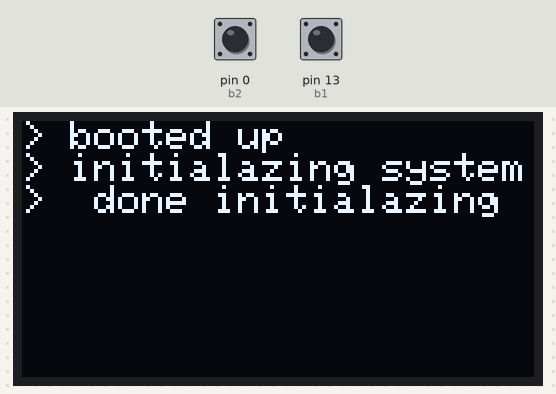
Bench run of a sketch on a simulated Arduino Uno, built with avr-gcc and run on an emulated ATmega328P. Parts: 128×64 one-colour display. The inputs (shaded band) are chosen by the test bench; at power-on: pin 0 (b2) HIGH, pin 13 (b1) HIGH. Random numbers use the default seed unless the sketch sets one.

Above: at 4.3 s.
At 12.7 s:
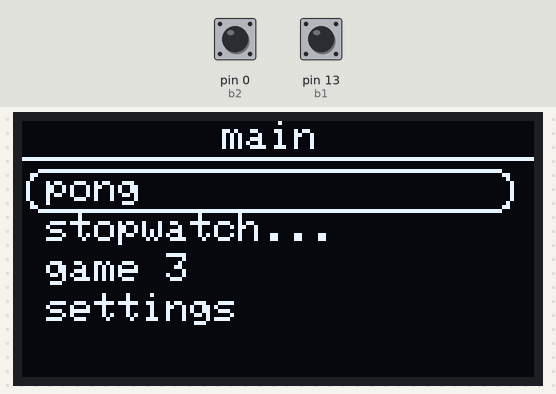
12.8 s: pin 0 (b2) pulled LOW for 1 s
At 13.07 s:
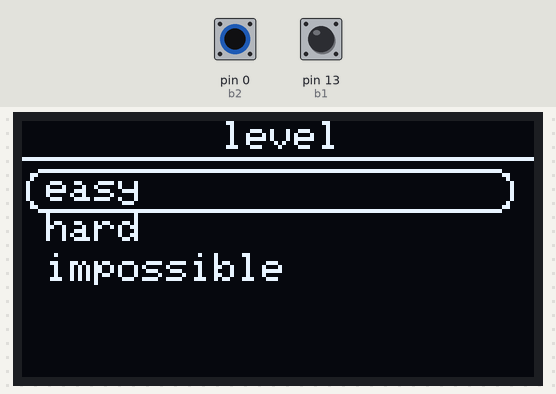
15.3 s: pin 13 (b1) pulled LOW for 0.15 s
18.4 s: pin 0 (b2) pulled LOW for 3.2 s
23.1 s: pin 13 (b1) pulled LOW for 1 s
25.6 s: pin 0 (b2) driven LOW and pin 13 (b1) driven LOW
At 28.22 s:
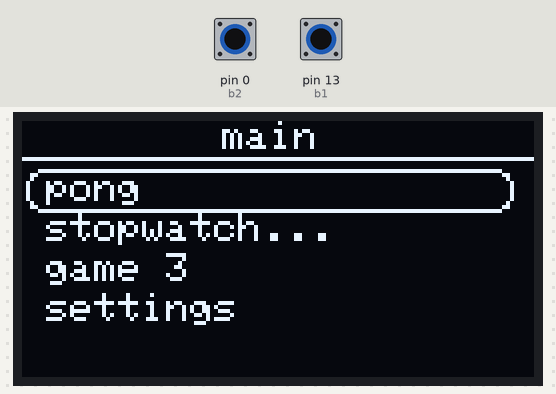
28.6 s: pin 0 (b2) driven HIGH
At 29.01 s:
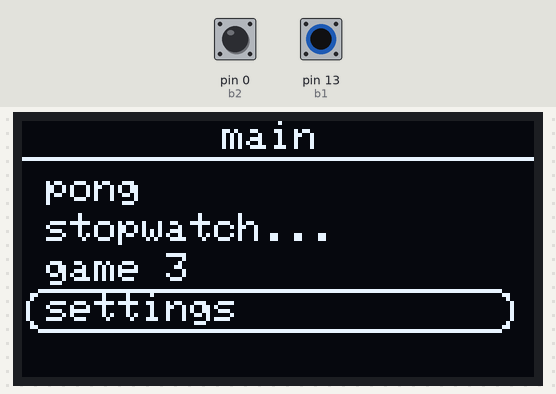

Measured:
- after the input at 12.8 s, the display: changes after 0.07 s (image 2)
- what the display in image 0 shows lasts 0.7 s, from 4.3 s to 5.0 s
- what the display in image 2 shows lasts 0.4 s, from 12.9 s to 13.3 s

The sketch:

pong_console.ino
```cpp
#include <Wire.h>
#include <Adafruit_GFX.h>
#include <Adafruit_SSD1306.h>

Adafruit_SSD1306 display(128, 64, &Wire, -1);


#define ball_delay  49
#define score_dsp_delay  2
#define menu_delay  399
#define pallet_delay 19


byte selY = 12;
boolean b1;
boolean b2;

//boolean up;
//boolean down;
//boolean left;
//boolean right;
//boolean a;
//boolean buttonB;
//byte aa;
//boolean bButton = 0;
byte location = 0;
unsigned long sec;

//pong vars
byte y = 32;
byte x = 64;
byte bx = 2;
byte by = 2;
byte p1_score = 0;
byte p2_score = 0;
byte p1_pallet_y = 32;
byte p2_pallet_y = 32;
byte players = 2;
byte goal;
byte dif = 3;
byte p1_score1 = 0;
byte p2_score2 = 0;
byte yscore = 15;
byte xscore1 = 40;
byte xscore2 = 68;
boolean needRand = 0;
boolean sound = 0;
unsigned long delai;


//stopwatch vars
unsigned long startTime;
bool stTimeB = 1;
unsigned long millisec;
byte seconds;
byte minutes;
byte hours;

void load(){
  display.setTextSize(1);
  display.setTextColor(WHITE);

  display.clearDisplay();
  display.setCursor(0, 0);
  display.println("> booted up");
  display.display();
  delay(1000);

  display.setCursor(0, 8);
  display.println("> initialazing system>");
  display.display();

  for(byte i = 0; i <= 5; i++){
    display.setCursor(6, 8*2);
    if(i % 2 == 0){
      display.setTextColor(WHITE);
    } else{
      display.setTextColor(BLACK);
    }
    display.print("_");
    display.display();
    delay(500);
  }

  display.setCursor(6, 8*2);
  display.setTextColor(WHITE);
  display.println("  done initialazing");
  display.display();
  delay(700);

  display.setCursor(0, 8*3);
  display.print("> starting execution >");
  display.display();

  for(byte i = 0; i <= 5; i++){
    display.setCursor(6, 8*4);
    if(i % 2 == 0){
      display.setTextColor(WHITE);
    } else{
      display.setTextColor(BLACK);
    }
    display.print("_");
    display.display();
    delay(500);
  }

  display.setCursor(6, 8*4);
  display.setTextColor(WHITE);
  display.print(" enjoy ");
  display.write(0x03);;
  display.display();
  delay(700);

  for(byte i = 0; i<96; i++){
    display.clearDisplay();
    display.setTextSize(1); // set text size to 2
    display.setTextColor(WHITE); // set text color to white
    display.setCursor(35, 18); // set cursor position
    display.println("loading..."); // print text
    display.drawRect(14, 30, 100, 14, WHITE);
    display.fillRect(16, 32, i, 10, WHITE);
    display.display();
  }
}

static const unsigned char PROGMEM bitmap[] = {

0x40, 0x00, 0x00, 0x00, 0x00, 0x00, 0x00, 0x00, 0x00, 0x00, 0x00, 0x00, 0x00, 0x00, 0x00, 0x02,
  0xe1, 0x00, 0x00, 0x00, 0x00, 0x00, 0x00, 0x00, 0x00, 0x00, 0x00, 0x00, 0x00, 0x00, 0x01, 0x07,
  0x48, 0x00, 0x00, 0x00, 0x00, 0x00, 0x00, 0x00, 0x00, 0x00, 0x00, 0x00, 0x00, 0x00, 0x00, 0x12,
  0x14, 0x00, 0x00, 0x00, 0x00, 0x00, 0x00, 0x00, 0x00, 0x00, 0x00, 0x00, 0x00, 0x00, 0x00, 0x28,
  0x22, 0x00, 0x00, 0x00, 0x00, 0x00, 0x00, 0x00, 0x00, 0x00, 0x00, 0x00, 0x00, 0x00, 0x00, 0x44,
  0x49, 0x00, 0x00, 0x00, 0x00, 0x00, 0x00, 0x00, 0x00, 0x00, 0x00, 0x00, 0x00, 0x00, 0x00, 0x92,
  0x22, 0x00, 0x00, 0x00, 0x00, 0x00, 0x00, 0x00, 0x00, 0x00, 0x00, 0x00, 0x00, 0x00, 0x00, 0x44,
  0x14, 0x00, 0x00, 0x00, 0x00, 0x00, 0x00, 0x00, 0x00, 0x00, 0x00, 0x00, 0x00, 0x00, 0x00, 0x28,
  0x09, 0x00, 0x00, 0x00, 0x00, 0x00, 0x00, 0x00, 0x00, 0x00, 0x00, 0x00, 0x00, 0x00, 0x00, 0x90,
  0x00, 0x00, 0x00, 0x00, 0x00, 0x00, 0x00, 0x00, 0x00, 0x00, 0x00, 0x00, 0x00, 0x00, 0x00, 0x00,
  0x40, 0x00, 0x00, 0x00, 0x00, 0x00, 0x00, 0x00, 0x00, 0x00, 0x00, 0x00, 0x00, 0x00, 0x00, 0x02,
  0x08, 0x00, 0x00, 0x00, 0x00, 0x00, 0x00, 0x00, 0x00, 0x00, 0x00, 0x00, 0x00, 0x00, 0x00, 0x10,
  0x00, 0x00, 0x00, 0x00, 0x00, 0x00, 0x00, 0x00, 0x00, 0x00, 0x00, 0x00, 0x00, 0x00, 0x00, 0x00,
  0x22, 0x00, 0x00, 0x00, 0x00, 0x00, 0x00, 0x00, 0x00, 0x00, 0x00, 0x00, 0x00, 0x00, 0x00, 0x44,
  0x07, 0x00, 0x00, 0x00, 0x00, 0x00, 0x00, 0x00, 0x00, 0x00, 0x00, 0x00, 0x00, 0x00, 0x00, 0xe0,
  0x02, 0x00, 0x00, 0x00, 0x00, 0x00, 0x00, 0x00, 0x00, 0x00, 0x00, 0x00, 0x00, 0x00, 0x00, 0x40,
  0x40, 0x00, 0x00, 0x00, 0x00, 0x00, 0x00, 0x00, 0x00, 0x00, 0x00, 0x00, 0x00, 0x00, 0x00, 0x02,
  0x08, 0x00, 0x00, 0x00, 0x00, 0x00, 0x00, 0x00, 0x00, 0x00, 0x00, 0x00, 0x00, 0x00, 0x00, 0x10,
  0x5c, 0x00, 0x00, 0x00, 0x00, 0x00, 0x00, 0x00, 0x00, 0x00, 0x00, 0x00, 0x00, 0x00, 0x00, 0x3a,
  0x08, 0x80, 0x00, 0x00, 0x00, 0x00, 0x00, 0x00, 0x00, 0x00, 0x00, 0x00, 0x00, 0x00, 0x01, 0x10,
  0x00, 0x00, 0x00, 0x00, 0x00, 0x00, 0x00, 0x00, 0x00, 0x00, 0x00, 0x00, 0x00, 0x00, 0x00, 0x00,
  0x14, 0x00, 0x00, 0x00, 0x00, 0x00, 0x00, 0x00, 0x00, 0x00, 0x00, 0x00, 0x00, 0x00, 0x00, 0x28,
  0x00, 0x00, 0x00, 0x00, 0x00, 0x00, 0x00, 0x00, 0x00, 0x00, 0x00, 0x00, 0x00, 0x00, 0x00, 0x01,
  0x40, 0x80, 0x00, 0x00, 0x00, 0x00, 0x00, 0x00, 0x00, 0x00, 0x00, 0x00, 0x00, 0x00, 0x00, 0xc0,
  0x21, 0x00, 0x00, 0x00, 0x00, 0x00, 0x00, 0x00, 0x00, 0x00, 0x00, 0x00, 0x00, 0x00, 0x01, 0x24,
  0x3f, 0x00, 0x00, 0x00, 0x00, 0x00, 0x00, 0x00, 0x00, 0x00, 0x00, 0x00, 0x00, 0x00, 0x01, 0x20,
  0x7f, 0x80, 0x00, 0x00, 0x00, 0x00, 0x00, 0x00, 0x00, 0x00, 0x00, 0x00, 0x00, 0x00, 0x00, 0xc2,
  0xed, 0xc0, 0x00, 0x00, 0x00, 0x00, 0x00, 0x00, 0x00, 0x00, 0x00, 0x00, 0x00, 0x00, 0x00, 0x10,
  0xbf, 0x40, 0x00, 0x00, 0x00, 0x00, 0x00, 0x00, 0x00, 0x00, 0x00, 0x00, 0x00, 0x00, 0x00, 0x18,
  0xa1, 0x40, 0x00, 0x00, 0x00, 0x00, 0x00, 0x00, 0x00, 0x00, 0x00, 0x00, 0x00, 0x00, 0x00, 0x80,
  0x33, 0x00, 0x00, 0x00, 0x00, 0x00, 0x00, 0x00, 0x00, 0x00, 0x00, 0x00, 0x00, 0x00, 0x00, 0x00,
  0x00, 0x00, 0x00, 0x00, 0x00, 0x00, 0x00, 0x00, 0x00, 0x00, 0x00, 0x00, 0x00, 0x00, 0x00, 0x28,
  0x0c, 0x00, 0x00, 0x00, 0x00, 0x00, 0x00, 0x00, 0x00, 0x00, 0x00, 0x00, 0x00, 0x00, 0x01, 0x7d,
  0x1e, 0x00, 0x00, 0x00, 0x00, 0x00, 0x00, 0x00, 0x00, 0x00, 0x00, 0x00, 0x00, 0x00, 0x01, 0xd7,
  0x3f, 0x00, 0x00, 0x00, 0x00, 0x00, 0x00, 0x00, 0x00, 0x00, 0x00, 0x00, 0x00, 0x00, 0x00, 0xfe,
  0x73, 0x80, 0x00, 0x00, 0x00, 0x00, 0x00, 0x00, 0x00, 0x00, 0x00, 0x00, 0x00, 0x00, 0x00, 0xaa,
  0x00, 0x00, 0x00, 0x00, 0x00, 0x00, 0x00, 0x00, 0x00, 0x00, 0x00, 0x00, 0x00, 0x00, 0x01, 0x00,
  0x08, 0x80, 0x00, 0x00, 0x00, 0x00, 0x00, 0x00, 0x00, 0x00, 0x00, 0x00, 0x00, 0x00, 0x03, 0x82,
  0x5c, 0x00, 0x00, 0x00, 0x00, 0x00, 0x00, 0x00, 0x00, 0x00, 0x00, 0x00, 0x00, 0x00, 0x01, 0x30,
  0x08, 0x00, 0x00, 0x00, 0x00, 0x00, 0x00, 0x00, 0x00, 0x00, 0x00, 0x00, 0x00, 0x00, 0x00, 0x49,
  0x40, 0x00, 0x00, 0x00, 0x00, 0x00, 0x00, 0x00, 0x00, 0x00, 0x00, 0x00, 0x00, 0x00, 0x00, 0xfc,
  0x02, 0x00, 0x00, 0x00, 0x00, 0x00, 0x00, 0x00, 0x00, 0x00, 0x00, 0x00, 0x00, 0x00, 0x01, 0x4a,
  0x07, 0x00, 0x00, 0x00, 0x00, 0x00, 0x00, 0x00, 0x00, 0x00, 0x00, 0x00, 0x00, 0x00, 0x01, 0x4a,
  0x22, 0x00, 0x00, 0x00, 0x00, 0x00, 0x00, 0x00, 0x00, 0x00, 0x00, 0x00, 0x00, 0x00, 0x00, 0xfc,
  0x00, 0x00, 0x00, 0x00, 0x00, 0x00, 0x00, 0x00, 0x00, 0x00, 0x00, 0x00, 0x00, 0x00, 0x00, 0x48,
  0x08, 0x80, 0x00, 0x00, 0x00, 0x00, 0x00, 0x00, 0x00, 0x00, 0x00, 0x00, 0x00, 0x00, 0x00, 0x30,
  0x40, 0x00, 0x00, 0x00, 0x00, 0x00, 0x00, 0x00, 0x00, 0x00, 0x00, 0x00, 0x00, 0x00, 0x00, 0x00,
  0x00, 0x00, 0x00, 0x00, 0x00, 0x00, 0x00, 0x00, 0x00, 0x00, 0x00, 0x00, 0x00, 0x00, 0x01, 0x10,
  0x09, 0x00, 0x00, 0x00, 0x00, 0x00, 0x00, 0x00, 0x00, 0x00, 0x00, 0x00, 0x00, 0x00, 0x00, 0x3a,
  0x14, 0x00, 0x00, 0x00, 0x00, 0x00, 0x00, 0x00, 0x00, 0x00, 0x00, 0x00, 0x00, 0x00, 0x00, 0x10,
  0x22, 0x00, 0x00, 0x00, 0x00, 0x00, 0x00, 0x00, 0x00, 0x00, 0x00, 0x00, 0x00, 0x00, 0x01, 0x02,
  0x49, 0x00, 0x00, 0x00, 0x00, 0x00, 0x00, 0x00, 0x00, 0x00, 0x00, 0x00, 0x00, 0x00, 0x00, 0x40,
  0x22, 0x00, 0x00, 0x00, 0x00, 0x00, 0x00, 0x00, 0x00, 0x00, 0x00, 0x00, 0x00, 0x00, 0x00, 0xe0,
  0x14, 0x00, 0x00, 0x00, 0x00, 0x00, 0x00, 0x00, 0x00, 0x00, 0x00, 0x00, 0x00, 0x00, 0x00, 0x44,
  0x49, 0x00, 0x00, 0x00, 0x00, 0x00, 0x00, 0x00, 0x00, 0x00, 0x00, 0x00, 0x00, 0x00, 0x01, 0x00,
  0xe4, 0x00, 0x00, 0x00, 0x00, 0x00, 0x00, 0x00, 0x00, 0x00, 0x00, 0x00, 0x00, 0x00, 0x03, 0x90,
  0x40, 0x00, 0x00, 0x00, 0x00, 0x00, 0x00, 0x00, 0x00, 0x00, 0x00, 0x00, 0x00, 0x00, 0x01, 0x02,
  0x0a, 0x00, 0x00, 0x00, 0x00, 0x00, 0x00, 0x00, 0x00, 0x00, 0x00, 0x00, 0x00, 0x00, 0x00, 0x00,
  0x40, 0x00, 0x00, 0x00, 0x00, 0x00, 0x00, 0x00, 0x00, 0x00, 0x00, 0x00, 0x00, 0x00, 0x00, 0x90,
  0x00, 0x80, 0x00, 0x00, 0x00, 0x00, 0x00, 0x00, 0x00, 0x00, 0x00, 0x00, 0x00, 0x00, 0x00, 0x28,
  0x12, 0x00, 0x00, 0x00, 0x00, 0x00, 0x00, 0x00, 0x00, 0x00, 0x00, 0x00, 0x00, 0x00, 0x00, 0x44,
  0x47, 0x00, 0x00, 0x00, 0x00, 0x00, 0x00, 0x00, 0x00, 0x00, 0x00, 0x00, 0x00, 0x00, 0x00, 0x92,
  0x22, 0x00, 0x00, 0x00, 0x00, 0x00, 0x00, 0x00, 0x00, 0x00, 0x00, 0x00, 0x00, 0x00, 0x00, 0x44,
  0x00, 0x00, 0x00, 0x00, 0x00, 0x00, 0x00, 0x00, 0x00, 0x00, 0x00, 0x00, 0x00, 0x00, 0x00, 0x28
};

void drawBitmap(){
  display.clearDisplay();
  display.drawBitmap(0, 0, bitmap, 128, 64, 1);
  display.display();
}


void scoreCount(){
  //for player 2
  if(x - 2 < 5 && y < p1_pallet_y - 2){
    p2_score++;
    x = 64;
    y = 32;
  }
  if(x - 2 < 5 && y > p1_pallet_y + 14){
    p2_score++;
    x = 64;
    y = 32;
  }
  //for player 1
  if(x + 2 > 123 && y < p2_pallet_y - 2){
    p1_score++;
    x = 64;
    y = 32;
  }
  if(x + 2 > 123 && y > p2_pallet_y + 14){
    p1_score++;
    x = 64;
    y = 32;
  }
}

void reset_score(){
  p1_score = 0;
  p2_score = 0;
}

void game(){
   //ball bounce
  if((millis() - delai) > ball_delay){

    if(x+2 > 123 || x-2 < 5){
      bx *= -1;
    }
    if(y+2 > 61 || y-2 < 3){
      by *= -1;
    }
    x += bx;
    y += by;
    delai = millis();
  }
  // end ball bounce

  // begin control pallets
  if(b1 == 1 && p1_pallet_y -1 > 2 ){
    p1_pallet_y -= 1;
  }
  if(b2 == 1 && p1_pallet_y+10 < 63 ){
    p1_pallet_y += 1;
  }


  // if 1 player mode
    if(x == 66){needRand = 1;} else{needRand = 0;}
    if(x > 64 ){
      if(needRand == 1){goal = random(0, dif);}
      if(goal == 2){
        p2_pallet_y = y - 15;
      }
      else{
        p2_pallet_y = y - 5;
      }
    }

  // end control pallets


  if(p1_score != p1_score1 || p2_score != p2_score2){
    yscore = 15;
    xscore1 = 30;
    xscore2 = 78;

    for(byte i = 0; i<80; i++){
      display.clearDisplay();
      display.setTextSize(4);
      display.setTextColor(WHITE);
      display.setCursor(xscore1, yscore);
      display.print(p1_score);
      display.setCursor(xscore2, yscore);
      display.print(p2_score);
      display.drawLine(64, 0, 64, 64, WHITE);
      display.fillRect(0, 55, 128, 55, WHITE);
      if(i > 77){
        yscore = 100;
        xscore1 = 150;
        xscore2 = 150;
      }
      display.display();
      delay(score_dsp_delay);
    }
      display.clearDisplay();

      p1_score1 = p1_score;
      p2_score2 = p2_score;
      x = 64;
      y = 32;
  }
  scoreCount();
  if(p1_score == p1_score1 && p2_score == p2_score2){
    display.clearDisplay();
    display.drawCircle(x, y, 4, WHITE);
    display.drawLine(64, 0, 64, 64, WHITE);
    display.drawLine(2, p1_pallet_y, 2, p1_pallet_y+10, WHITE);
    display.drawLine(126, p2_pallet_y, 126, p2_pallet_y+10, WHITE);
    display.display();
  }

}


class menu {
  public:
    menu(String caption, String item1, String item2, String item3, String item4, byte minn, byte maxx);
    void play();


  private:
   String cap;
   String it1;
   String it2;
   String it3;
   String it4;
   byte _min;
   byte _max;
};
menu::menu(String caption, String item1, String item2, String item3, String item4, byte minn, byte maxx){
  cap = caption;
  it1 = item1;
  it2 = item2;
  it3 = item3;
  it4 = item4;
  _min = minn;
  _max = maxx;

  }

void menu::play(){
  if(b1 == 1 && (millis() - sec) > menu_delay){
    selY -= 10;
    sec = millis();
  }

  if(selY < _min){
    selY = _max;
  }

  display.clearDisplay();
  display.setTextSize(1);
  display.setTextColor(WHITE);
  display.setCursor(50, 0);
  display.print(cap);
  display.drawLine(0, 9, 128, 9, WHITE);
  display.setCursor(6, 13);
  display.print(it1);
  display.setCursor(6, 23);
  display.print(it2);
  display.setCursor(6, 33);
  display.print(it3);
  display.setCursor(6, 43);
  display.print(it4);
  display.drawRoundRect(1, selY, 122, 11, 4, WHITE);
  display.display();

}

menu game_menu("main", "pong", "stopwatch...", "game 3", "settings", 12, 42);
    menu level_menu("level", "easy", "hard", "impossible", " ", 12, 32);
  menu settings_menu("settings", "sound", "credits", " ", " ", 12, 22);
    menu sound_menu("sound", "on", "off", " ", " ", 12, 22);


void setup() {
  Wire.begin();
  display.begin(SSD1306_SWITCHCAPVCC, 0x3C);
  display.clearDisplay();
  display.display();
  pinMode(LED_BUILTIN, OUTPUT);
  pinMode(13, INPUT_PULLUP); // b1
  pinMode(0, INPUT_PULLUP); //  b2

  digitalWrite(2, 0);
  randomSeed(analogRead(A0));
  load();
}

void loop() {
  b1 = !digitalRead(13);
  b2 = !digitalRead(0);

  // if u are in main game menu
  if(location == 0/*game menu*/){
    game_menu.play();
    if(b2 == 1 && selY == 42 && millis() - sec > menu_delay){location = 1/*settings*/; selY = 12; sec = millis();}
    if(b2 == 1 && selY == 12 && millis() - sec > menu_delay){location = 2/*pong*/;     selY = 12; sec = millis();}
    if(b2 == 1 && selY == 22 && millis() - sec > menu_delay){location = 3/*pong*/;     selY = 12; sec = millis();}
  }
  // if u are in pong menu
  if(location == 2/*pong*/){
    level_menu.play();
    if(b2 == 1 && selY == 12 && millis() - sec > menu_delay){location = 5; selY = 12; sec = millis();   dif = 4;  reset_score();}
    if(b2 == 1 && selY == 22 && millis() - sec > menu_delay){location = 5; selY = 12; sec = millis();   dif = 8;  reset_score();}
    if(b2 == 1 && selY == 32 && millis() - sec > menu_delay){location = 5; selY = 12; sec = millis();   dif = 16; reset_score();}
  }

  if(location == 3){
    //dispStopwatch();
  }

  if(location == 5){
    game();
  }

  // if u are in settings
  if(location == 1/*settings  */){
    settings_menu.play();
    if(b2 == 1 && selY == 12 && millis() - sec > menu_delay){location = 6/*"sound"*/;   selY = 12; sec = millis();}
    if(b2 == 1 && selY == 22 && millis() - sec > menu_delay){location = 7/*"credits"*/; selY = 12; sec = millis();}
  }
// if u are in sound on/off menu
  if(location == 6/*sound*/){
    sound_menu.play();
    if(b2 == 1 && selY == 12 && millis() - sec > menu_delay){sound = 1;}
    if(b2 == 1 && selY == 22 && millis() - sec > menu_delay){sound = 0;}
  }

  if(location == 7/*settings  */){
    drawBitmap();
  }

// get u back to main game menu
  if( b1 == 1 && b2 == 1){
    selY = 12;
    location = 0;
  }

}
```
